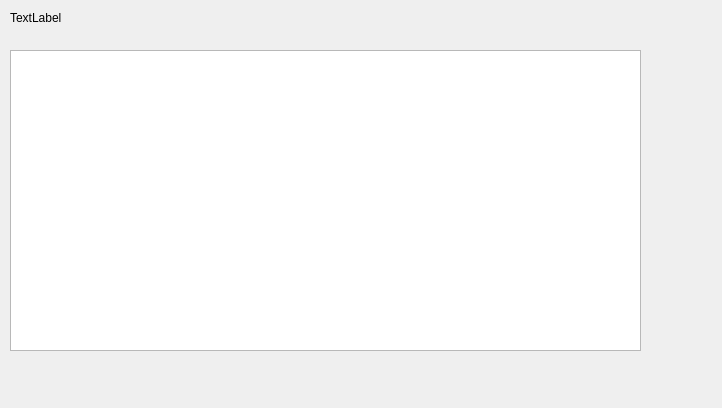
<?xml version="1.0" encoding="UTF-8"?>
<ui version="4.0">
 <class>FormVisualizzaMatrici</class>
 <widget class="QWidget" name="FormVisualizzaMatrici">
  <property name="geometry">
   <rect>
    <x>0</x>
    <y>0</y>
    <width>722</width>
    <height>408</height>
   </rect>
  </property>
  <property name="windowTitle">
   <string>Tabella Matrici</string>
  </property>
  <widget class="QLabel" name="label">
   <property name="geometry">
    <rect>
     <x>10</x>
     <y>10</y>
     <width>661</width>
     <height>16</height>
    </rect>
   </property>
   <property name="text">
    <string>TextLabel</string>
   </property>
  </widget>
  <widget class="QTableView" name="tvMatrici">
   <property name="geometry">
    <rect>
     <x>10</x>
     <y>50</y>
     <width>631</width>
     <height>301</height>
    </rect>
   </property>
  </widget>
 </widget>
 <resources/>
 <connections/>
</ui>
